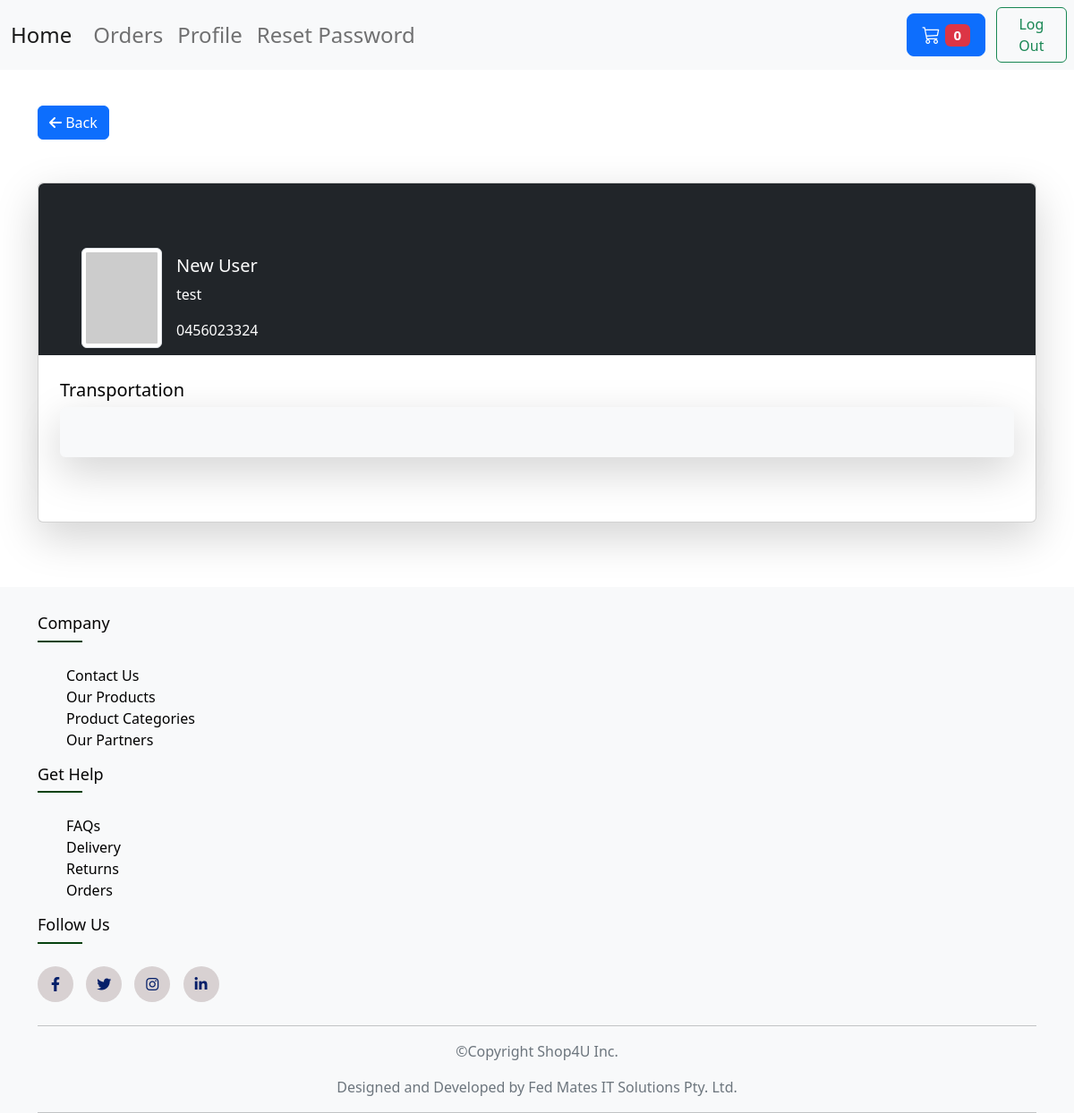
The page /shopper/viewpicker.php?id=1 (signed in) on the database its author committed.
### tables this page shows
CREATE TABLE IF NOT EXISTS `user` (
  `id` bigint NOT NULL AUTO_INCREMENT,
  `role` int NOT NULL,
  `rolename` varchar(8) NOT NULL,
  `suspended` tinyint(1) NOT NULL,
  `email` varchar(100) NOT NULL,
  `password` varchar(255) NOT NULL,
  `firstname` varchar(255) NOT NULL,
  `lastname` varchar(255) NOT NULL,
  `phone` varchar(10) NOT NULL,
  `address` varchar(255) NOT NULL,
  `city` varchar(255) NOT NULL,
  `state` varchar(255) NOT NULL,
  `postCode` varchar(10) NOT NULL,
  `transportation` varchar(25) NOT NULL,
  `license` varchar(255) NOT NULL,
  `erase` tinyint(1) NOT NULL,
  PRIMARY KEY (`id`)
);

### shopper/viewpicker.php (the view, shortened to what this page needs)
<?php
if (isset($_SESSION['id']) && isset($_SESSION['email']) && ($_SESSION['role'] == 1)) {
    ?>
<?php include '../partial/usermenu.php'?>
<?php
$pickerId = $_GET['id'];
    require_once "../db/config.php";
    $sql = "SELECT * FROM user WHERE id=?";
    $stmt = mysqli_stmt_init($conn);
    if (!mysqli_stmt_prepare($stmt, $sql)) {
        echo "There was an error!";
        exit();
    } else {
        mysqli_stmt_bind_param($stmt, "i", $pickerId);
        mysqli_stmt_execute($stmt);
        $result = mysqli_stmt_get_result($stmt);
        if (!$row = mysqli_fetch_array($result)) {
            echo "You need to resubmit your reset request.";
            exit();
        } else {
            $firstname = $row['firstname'];
            $lastname = $row['lastname'];
            $email = $row['email'];
            $phone = $row['phone'];
            $fullname = $firstname . "+" . $lastname;
            $size = 100;
            $url = "https://ui-avatars.com/api/?background=0D8ABC&color=fff&name=" . $fullname . "&size=" . $size;
            $previous = "javascript:history.go(-1)";
            if (isset($_SERVER['HTTP_REFERER'])) {
                $previous = $_SERVER['HTTP_REFERER'];
            }
            ?>
<section class=" gradient-custom-2 mx-auto">
    <div class="container" style="margin-top: 40px;">
        <a href="<?= $previous ?>"><button class="btn btn-primary " type="submit"><span class="fa-solid fa-arrow-left"></span>
                Back</button></a>
    </div>
    <div class="container py-5">
        <div class="card shadow-lg">
            <div class="rounded-top text-white d-flex bg-dark"  height="180">
                <div class="ms-5 mt-5 d-flex">
                    <img src="<?php echo $url; ?>" alt="Profile picture" class="img-fluid img-thumbnail mt-4 mb-2">
                </div>
                <div class="ms-3" style="margin-top: 80px;">
                    <h5><?php echo $firstname ?> <?php echo $lastname ?></h5>
                    <p><a href="mailto:<?php echo $email ?>" target="_blank" rel="noopener noreferrer"
                            class="text-decoration-none text-white"><?php echo $email ?></a></p>
                    <p><a href="tel:<?php echo $phone ?>" target="_blank" rel="noopener noreferrer"
                            class="text-decoration-none text-white"><?php echo $phone ?></a></p>
                </div>
            </div>
            <div class="card-body p-4 text-black">
                <div class="mb-5">
                    <p class="lead fw-normal mb-1">Transportation</p>
                    <div class="p-4 bg-light rounded shadow-lg" >
                    </div>
                </div>
            </div>
        </div>
    </div>
</section>
<?php
}
    }
    include '../partial/footer.php';
    ?>
<?php
} else {
    header("Location: ../login.php");
    exit();
}
?>

### css/style.css (style rules this page uses)
.container { max-width: auto; margin: auto; }

### partial/usermenu.php (style rules this page uses)
html, body { position: relative; height: 100%; }

### rows shown on the page
user: firstname "New", lastname "User", email "test", phone "0456023324"
